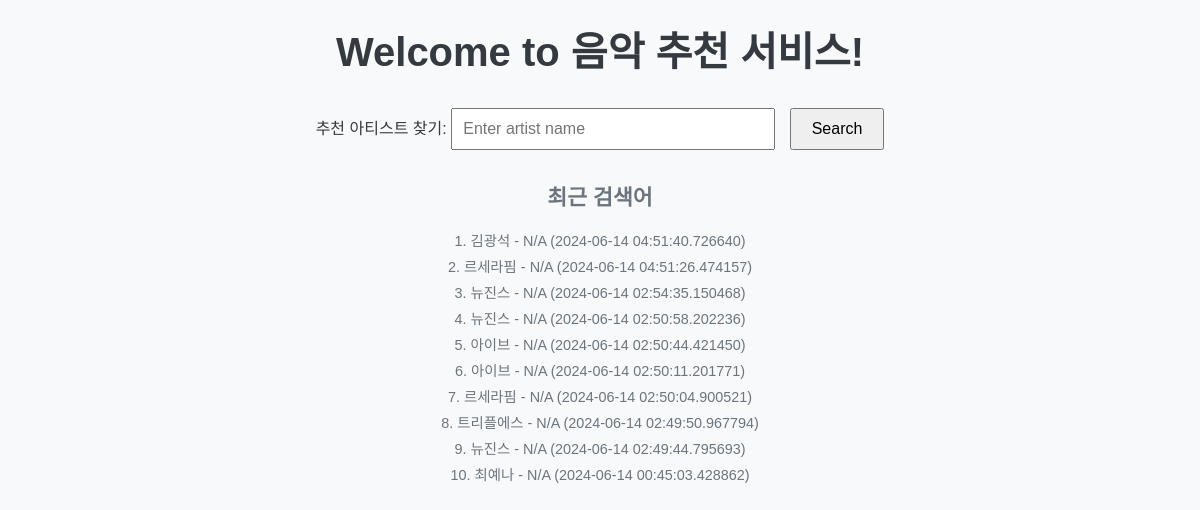
The page / on the database its author committed.
### main.py (models this page shows)
class SearchHistory(Base):
    __tablename__ = "search_history"
    id = Column(Integer, primary_key=True, index=True)
    user_id = Column(String, index=True)
    artist_name = Column(String, index=True)
    track_name = Column(String, index=True, nullable=True)
    timestamp = Column(DateTime, default=datetime.utcnow)

### main.py (the view)
@app.get("/", response_class=HTMLResponse)
async def root(request: Request, db: Session = Depends(get_db)):
    recent_searches = db.query(SearchHistory).order_by(desc(SearchHistory.timestamp)).limit(10).all()
    return templates.TemplateResponse("index.html", {
        "request": request,
        "recent_searches": recent_searches
    })

### templates/index.html (shortened to what this page needs)
<!DOCTYPE html>
<html>
<head>
</head>
<body>
    <div class="container">
        <h1>Welcome to 음악 추천 서비스!</h1>
        <div class="search-container">
            <form action="/artist_info" method="get">
                <label for="artist_name" class="sr-only">추천 아티스트 찾기:</label>
                <input type="text" id="artist_name" name="artist_name" placeholder="Enter artist name">
                <button type="submit">Search</button>
            </form>
        </div>
        <div class="recent-searches">
            <h2>최근 검색어</h2>
            <ul>
                {% for search in recent_searches %}
                <li>{{ loop.index }}. {{ search.artist_name }} - {{ search.track_name if search.track_name else "N/A" }} ({{ search.timestamp }})</li>
                {% endfor %}
            </ul>
        </div>
    </div>
</body>
</html>

### templates/index.html (style rules this page uses)
body { background-color: #f8f9fa; color: #343a40; font-family: Arial, sans-serif; }
h1 { text-align: center; margin-top: 20px; font-size: 2.5rem; }
.search-container { text-align: center; margin: 30px 0; }
.search-container input { padding: 10px; font-size: 1rem; width: 300px; margin-right: 10px; }
.search-container button { padding: 10px 20px; font-size: 1rem; cursor: pointer; }
.recent-searches { text-align: center; margin: 20px auto; font-size: 0.9rem; color: #6c757d; }
.recent-searches ul { list-style-type: none; padding: 0; }
.recent-searches li { margin: 5px 0; }

### rows shown on the page
SearchHistory: artist_name "김광석", track_name "N/A", timestamp "2024-06-14 04:51:40.726640"
SearchHistory: artist_name "르세라핌", track_name "N/A", timestamp "2024-06-14 04:51:26.474157"
SearchHistory: artist_name "뉴진스", track_name "N/A", timestamp "2024-06-14 02:54:35.150468"
SearchHistory: artist_name "뉴진스", track_name "N/A", timestamp "2024-06-14 02:50:58.202236"
SearchHistory: artist_name "아이브", track_name "N/A", timestamp "2024-06-14 02:50:44.421450"
SearchHistory: artist_name "아이브", track_name "N/A", timestamp "2024-06-14 02:50:11.201771"
SearchHistory: artist_name "르세라핌", track_name "N/A", timestamp "2024-06-14 02:50:04.900521"
SearchHistory: artist_name "트리플에스", track_name "N/A", timestamp "2024-06-14 02:49:50.967794"
SearchHistory: artist_name "뉴진스", track_name "N/A", timestamp "2024-06-14 02:49:44.795693"
SearchHistory: artist_name "최예나", track_name "N/A", timestamp "2024-06-14 00:45:03.428862"
